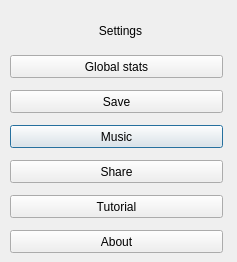
<?xml version="1.0" encoding="UTF-8"?>
<ui version="4.0">
 <class>SettingsUI</class>
 <widget class="QDialog" name="SettingsUI">
  <property name="geometry">
   <rect>
    <x>0</x>
    <y>0</y>
    <width>237</width>
    <height>262</height>
   </rect>
  </property>
  <property name="windowTitle">
   <string>Settings</string>
  </property>
  <widget class="QPushButton" name="music_btn">
   <property name="geometry">
    <rect>
     <x>10</x>
     <y>125</y>
     <width>213</width>
     <height>23</height>
    </rect>
   </property>
   <property name="text">
    <string>Music</string>
   </property>
  </widget>
  <widget class="QPushButton" name="stats_btn">
   <property name="geometry">
    <rect>
     <x>10</x>
     <y>55</y>
     <width>213</width>
     <height>23</height>
    </rect>
   </property>
   <property name="text">
    <string>Global stats</string>
   </property>
  </widget>
  <widget class="QPushButton" name="share_btn">
   <property name="geometry">
    <rect>
     <x>10</x>
     <y>160</y>
     <width>213</width>
     <height>23</height>
    </rect>
   </property>
   <property name="text">
    <string>Share</string>
   </property>
  </widget>
  <widget class="QPushButton" name="tutorial_brn">
   <property name="geometry">
    <rect>
     <x>10</x>
     <y>195</y>
     <width>213</width>
     <height>23</height>
    </rect>
   </property>
   <property name="text">
    <string>Tutorial</string>
   </property>
  </widget>
  <widget class="QPushButton" name="about_btn">
   <property name="geometry">
    <rect>
     <x>10</x>
     <y>230</y>
     <width>213</width>
     <height>23</height>
    </rect>
   </property>
   <property name="text">
    <string>About</string>
   </property>
  </widget>
  <widget class="QPushButton" name="save_btn">
   <property name="geometry">
    <rect>
     <x>10</x>
     <y>90</y>
     <width>213</width>
     <height>23</height>
    </rect>
   </property>
   <property name="text">
    <string>Save</string>
   </property>
  </widget>
  <widget class="QLabel" name="label">
   <property name="geometry">
    <rect>
     <x>80</x>
     <y>20</y>
     <width>81</width>
     <height>21</height>
    </rect>
   </property>
   <property name="text">
    <string>Settings</string>
   </property>
   <property name="alignment">
    <set>Qt::AlignCenter</set>
   </property>
  </widget>
 </widget>
 <resources/>
 <connections/>
</ui>
